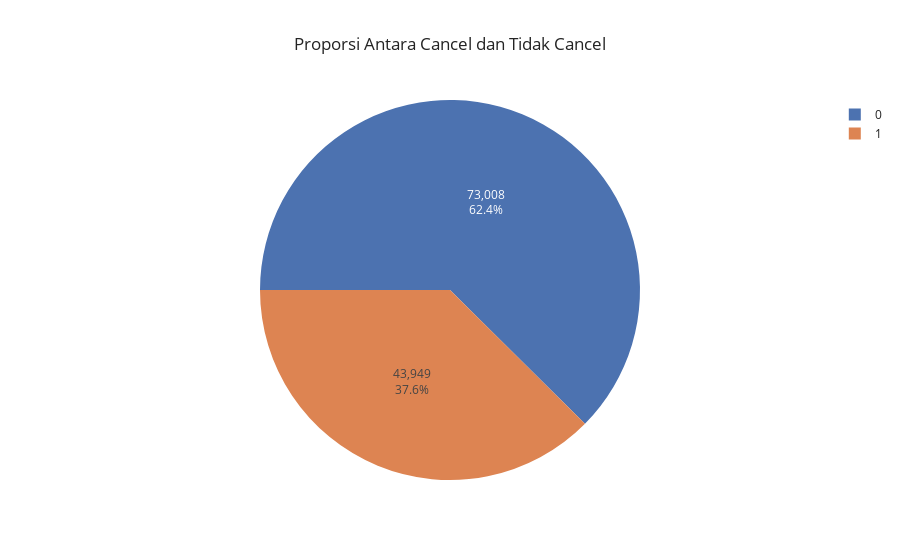

This figure's notebook cell:
### Code cell
is_canceled = df['is_canceled'].value_counts()

fig = px.pie(is_canceled, 
             values = is_canceled.values, 
             names = is_canceled.index, 
             title = 'Proporsi Antara Cancel dan Tidak Cancel', 
             template = 'seaborn'
            )

fig.update_traces(rotation = -90, textinfo = 'value+percent')
fig.show()
#plt.savefig('fig-10')

### Figure 1 — Plotly figure (JSON) as saved in the notebook; plotly's stock layout.template omitted (floating-point values rounded to 4 significant figures)
{"data": [{"domain": {"x": [0, 1], "y": [0, 1]}, "hovertemplate": "label=%{label}<br>value=%{value}<extra></extra>", "labels": [0, 1], "legendgroup": "", "name": "", "rotation": -90, "showlegend": true, "textinfo": "value+percent", "type": "pie", "values": [73008, 43949]}], "layout": {"legend": {"tracegroupgap": 0}, "title": {"text": "Proporsi Antara Cancel dan Tidak Cancel"}}}
